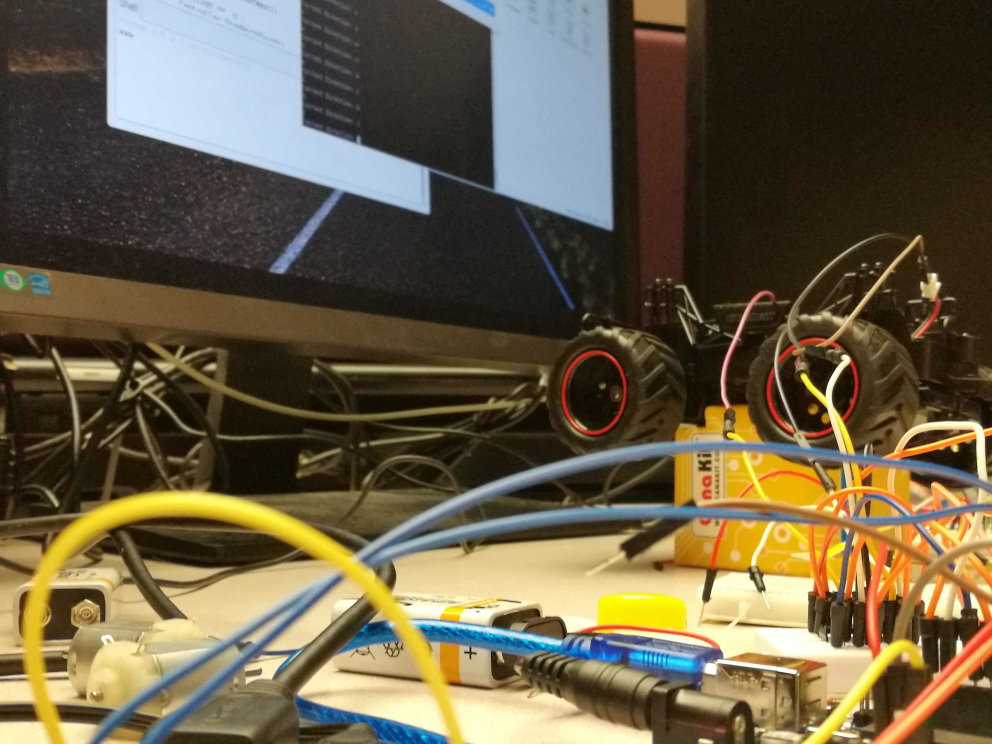
#> input picture IMG_1324.JPG, 3968 x 2976 px, given in place of the camera (shown at 1/4 size)
$ python ColorDetector.py
#> lines starting #> are read from the running program, lines starting #| are printed output that depends on the picture; after the words box and inside, x2 and y2 are one past the last pixel; in counts of white or black regions, pixels touching at a corner belong together
import cv2
import numpy as np
#from Controller import ArduinoController

#Select = ArduinoController()

#Select.North()

# Capture the input frame from webcam
def get_frame(cap, scaling_factor):
    # Capture the frame from video capture object
#> called with scaling_factor = 0.5
    ret, frame = cap.read()
#> frame is the input picture: shape (2976, 3968, 3); mean B, G, R 69.5, 93.9, 105.3

    # Resize the input frame
    frame = cv2.resize(frame, None, fx=scaling_factor,
                        fy=scaling_factor, interpolation=cv2.INTER_AREA)
#> frame: shape (1488, 1984, 3)

    return frame

if __name__=='__main__':
    cap = cv2.VideoCapture(0)
    scaling_factor = 0.5

    # Iterate until the user presses ESC key
    while True:
        frame = get_frame(cap, scaling_factor)

        # Convert the HSV colorspace
        hsv = cv2.cvtColor(frame, cv2.COLOR_BGR2HSV)
#> hsv: shape (1488, 1984, 3); mean H, S, V 35.2, 123.1, 112.1

        # Define 'blue' range in HSV colorspace
        lower = np.array([60,100,100])
        upper = np.array([180,255,255])

        # Threshold the HSV image to get only blue color
        mask = cv2.inRange(hsv, lower, upper)
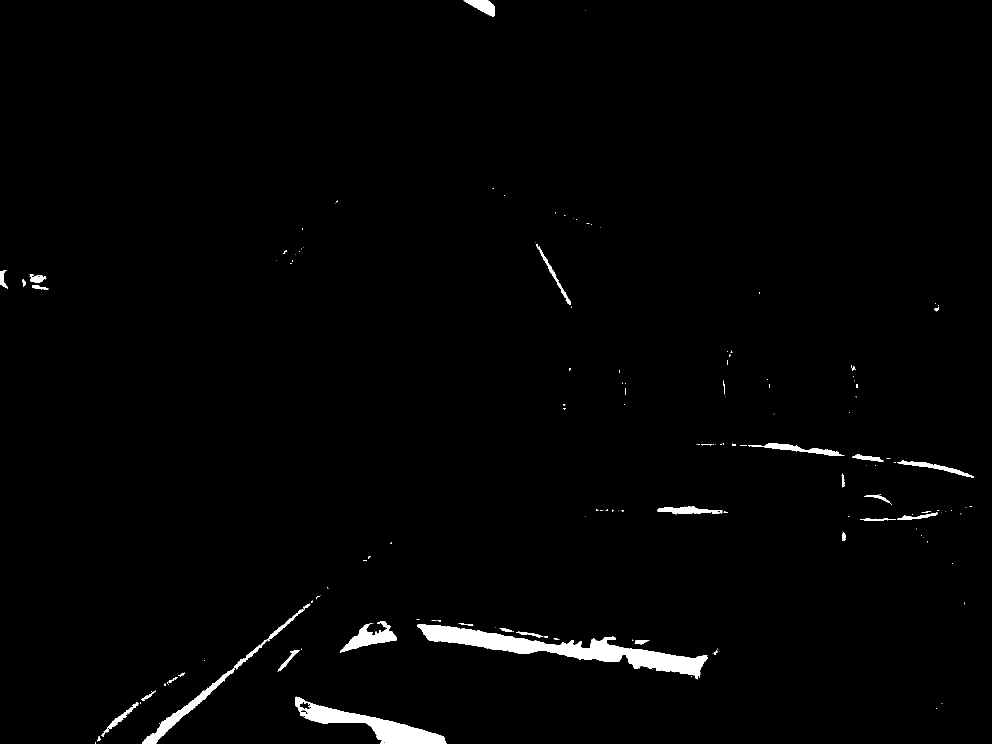
#> mask: shape (1488, 1984) (shown at 1/2 size); 1.5% white; 165 white regions (124 under 20 px), largest, box (x1, y1, x2, y2) and area: (834, 1248, 1415, 1359) 17134, (590, 1393, 893, 1488) 8541, (284, 1217, 607, 1488) 4140

	#ADDED NEW STUFF

        # Bitwise-AND mask and original image
        res = cv2.bitwise_and(frame, frame, mask=mask)
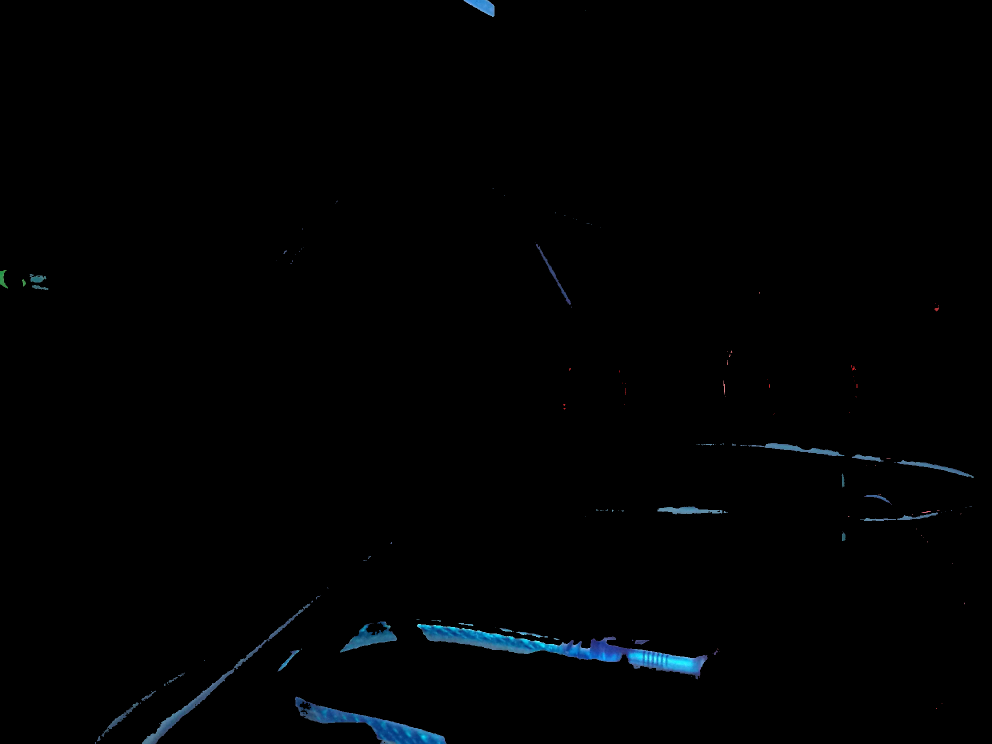
#> res: shape (1488, 1984, 3) (shown at 1/2 size); mean B, G, R 2.3, 1.6, 0.7


        cv2.imshow('Color Detector', res)
        cv2.imshow('Color Detector', mask)

        res = cv2.medianBlur(res, 5)

        cv2.imshow('Original image', frame)
        cv2.imshow('Color Detector', res)

        # Check if the user pressed ESC key
        c = cv2.waitKey(5)
#> (key Esc is pressed here)
        if c == 27:
            break

    cv2.destroyAllWindows()

$ run again, on makeathon_car.jpg
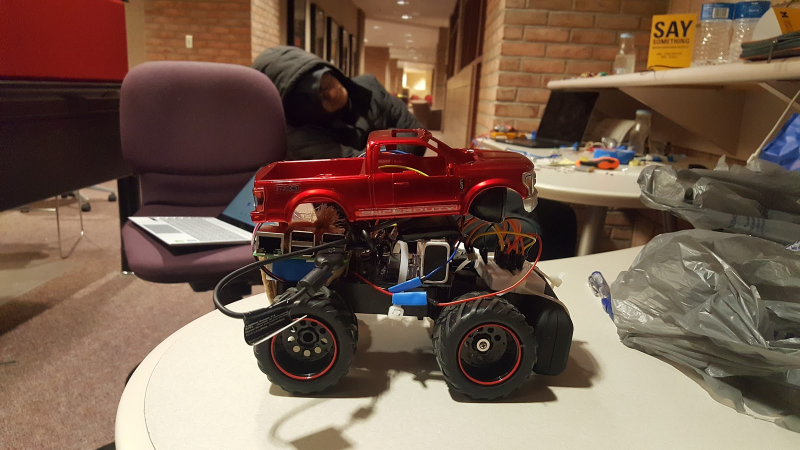
#> input picture makeathon_car.jpg, 1600 x 900 px, given in place of the camera (shown at 1/2 size)
#> in get_frame, frame is the input picture: shape (900, 1600, 3); mean B, G, R 77.4, 92.7, 116.9
#> frame: shape (450, 800, 3)
#> hsv: shape (450, 800, 3); mean H, S, V 35.6, 101.7, 118
#> `mask = cv2.inRange(hsv, lower, upper)`:
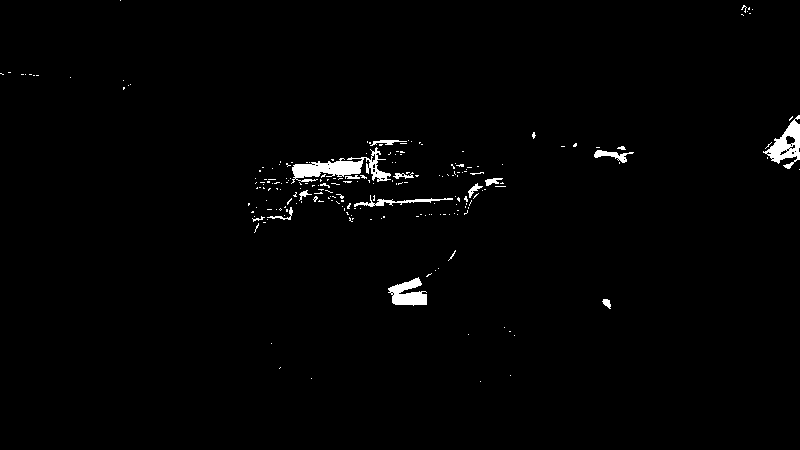
#> mask: shape (450, 800); 1.3% white; 212 white regions (196 under 20 px), largest, box (x1, y1, x2, y2) and area: (291, 147, 391, 184) 1303, (763, 115, 800, 169) 818, (388, 277, 427, 306) 677
#> `res = cv2.bitwise_and(frame, frame, mask=mask)`:
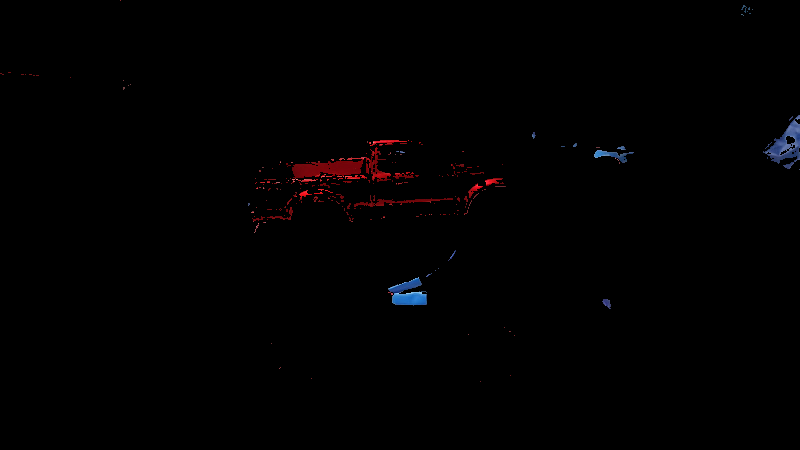
#> res: shape (450, 800, 3); mean B, G, R 1, 0.6, 1.4
